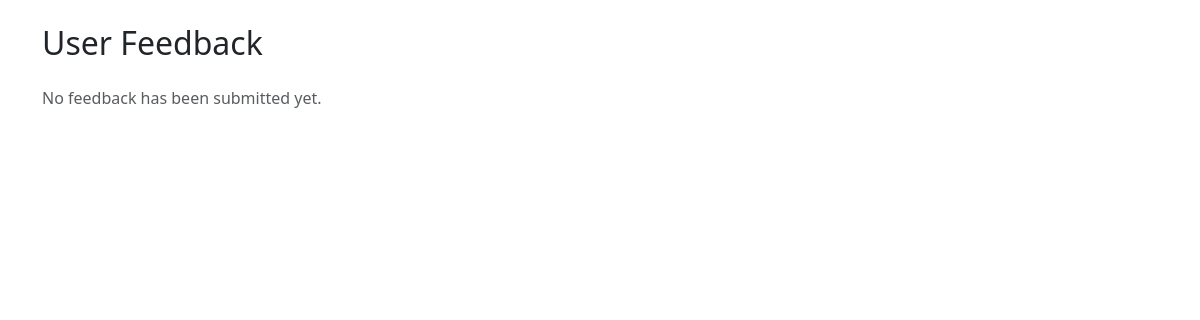
Page /show_feedback/ on the earlier database version.
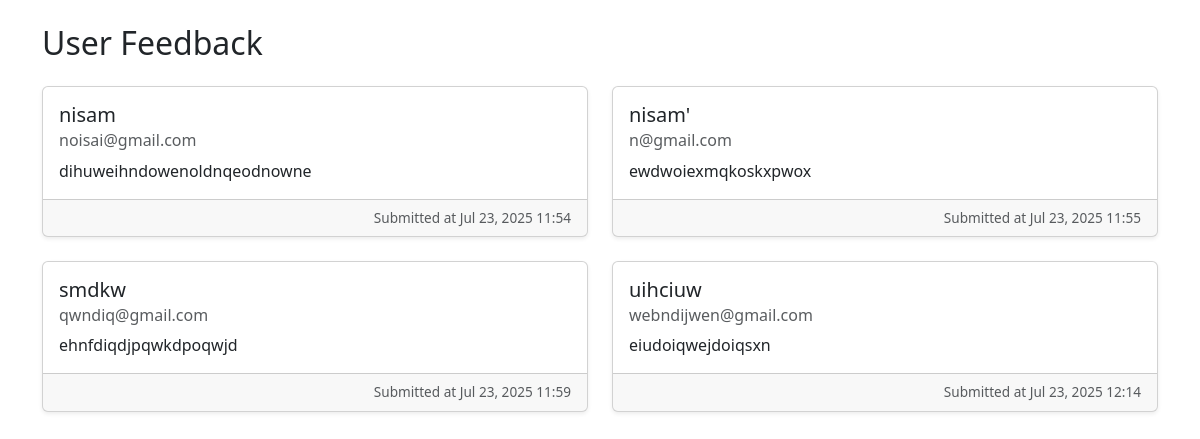
Same page on the later database version.
### feedback/models.py (models this page shows)
class Feedback(models.Model):
    name = models.CharField(max_length=180)
    email = models.EmailField()
    message = models.TextField()
    submitted_at = models.DateTimeField(auto_now_add=True)

### feedback/views.py (the view)
# urls.py: path('show_feedback/', views.show_feedback, name='show_feedback'),
def show_feedback(request):
    form = Feedback.objects.all()
    context = {
        'form': form
    }
    return render(request, 'show.html', context)

### templates/show.html (shortened to what this page needs)
<link href="https://cdn.jsdelivr.net/npm/bootstrap@5.3.0/dist/css/bootstrap.min.css" rel="stylesheet">
<div class="container py-4">
    <h2 class="mb-4">User Feedback</h2>
    {% if form %}
        <div class="row row-cols-1 row-cols-md-2 g-4">
            {% for feedback in form %}
                <div class="col">
                    <div class="card h-100 shadow-sm">
                        <div class="card-body">
                            <h5 class="card-title">{{ feedback.name }}</h5>
                            <h6 class="card-subtitle mb-2 text-muted">{{ feedback.email }}</h6>
                            <p class="card-text">{{ feedback.message|linebreaksbr }}</p>
                        </div>
                        <div class="card-footer text-muted text-end" style="font-size: 0.85rem;">
                            Submitted at {{ feedback.submitted_at|date:"M d, Y H:i" }}
                        </div>
                    </div>
                </div>
            {% endfor %}
        </div>
    {% else %}
        <p class="text-muted">No feedback has been submitted yet.</p>
    {% endif %}
</div>

Differences in the rows shown:
added Feedback: name "nisam", email "noisai@gmail.com", message "dihuweihndowenoldnqeodnowne", submitted_at "Jul 23, 2025 11:54"
added Feedback: name "nisam'", email "n@gmail.com", message "ewdwoiexmqkoskxpwox", submitted_at "Jul 23, 2025 11:55"
added Feedback: name "smdkw", email "qwndiq@gmail.com", message "ehnfdiqdjpqwkdpoqwjd", submitted_at "Jul 23, 2025 11:59"
added Feedback: name "uihciuw", email "webndijwen@gmail.com", message "eiudoiqwejdoiqsxn", submitted_at "Jul 23, 2025 12:14"
Other differences:
text no longer shown: "No feedback has been submitted yet."
